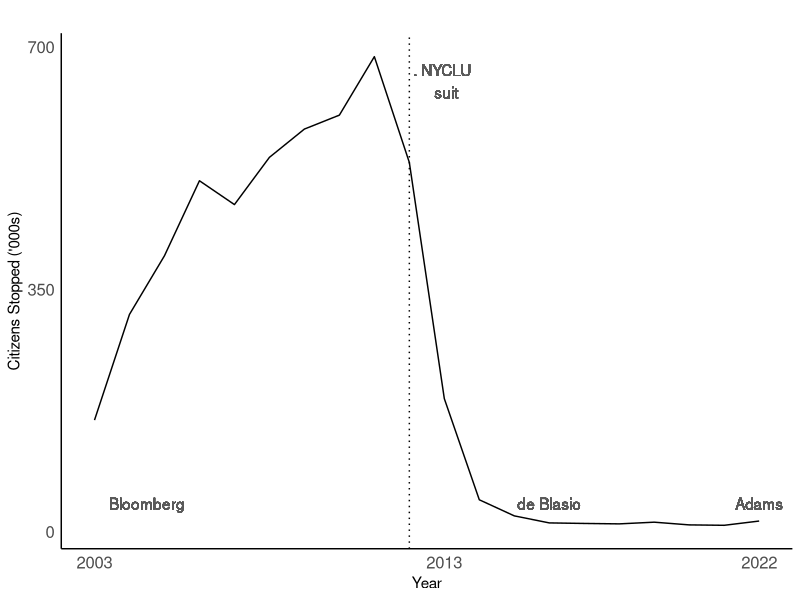

Source code (R):
## ---- chunk 1
#| echo: TRUE
#| warning: FALSE
#| include: FALSE

library(tidyverse)
library(readxl)
options(scipen = 10)



## ---- chunk 2

years <- c(2003, 2004, 2005, 2006, 2007, 2008, 2009, 2010, 2011, 2012, 2013, 2014, 2015, 2016, 2017, 2018, 2019, 2020, 2021, 2022 )
stops_frisks <- c(160851, 313523, 398191, 506491, 472096, 540302, 581168,  601285, 685724, 532911,  191851, 45787, 22563, 12405, 11629,  11008,   13459,9544 , 8947,  15102)  

sqf <- data.frame(years,stops_frisks)



sqf |> 
  ggplot(aes(years,stops_frisks)) +
  
  #geom_rect(aes(xmin=2002,xmax=2014,ymin=0,ymax=Inf),fill="#003585",alpha=0.01)+
  #geom_rect(aes(xmin=2014,xmax=2021,ymin=0,ymax=Inf),fill="#FFFFFF",alpha=0.01)+
  #geom_rect(aes(xmin=2021,xmax=2022,ymin=0,ymax=Inf),fill="#FF6600",alpha=0.01)+
  geom_line()+
  xlab("Year")+
  ylab("Citizens Stopped ('000s)")+
  labs(title="")+
  theme_minimal()+
  scale_y_continuous(breaks = c(0,350000,700000), labels = c("0","350","700"))+
  scale_x_continuous(breaks = c(2003,2013,2022))+
  geom_text(label="Bloomberg", x = 2004.5, y = 40000, color="gray35" ) +
  geom_text(label="de Blasio", x = 2016, y = 40000, color="gray35" ) +
  geom_text(label="Adams", x = 2022, y = 40000, color="gray35" ) +
  geom_text(label=". NYCLU \n suit", x = 2013, y = 650000, color="gray35" ) +
  geom_vline(xintercept=2012, linetype = 3 ) +
  theme(
    panel.grid.major = element_blank(),
    panel.grid.minor = element_blank(),
    axis.line = element_line(color = "black"),
    axis.text=element_text(size=12)
  
  )
